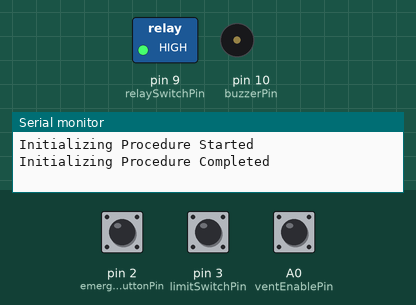
A sketch run on a simulated Arduino Uno, built with avr-gcc and run on an emulated ATmega328P. On the bench: switched loads named in the sketch (green lamp = pin HIGH), buzzer (waves = sounding, pin HIGH), the last lines printed to the serial monitor. Inputs (shaded band) come from the test bench; at power-on: pin 2 (emergencyButtonPin) LOW, pin 3 (limitSwitchPin) LOW, A0 (ventEnablePin) HIGH.

Above: at 1.2 s.
1.3 s: pin 2 (emergencyButtonPin) pulled HIGH for 1 s
At 2.6 s:
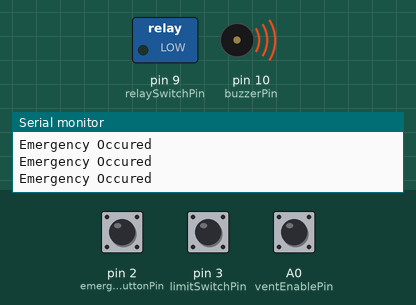
12.5 s: pin 2 (emergencyButtonPin) pulled HIGH for 3.2 s
At 13.0 s:
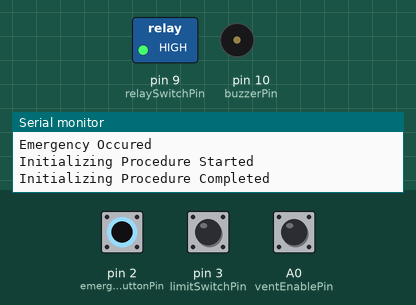
Timing chart, 0 to 17.2 s (numbered marks = the images above; inputs shaded):
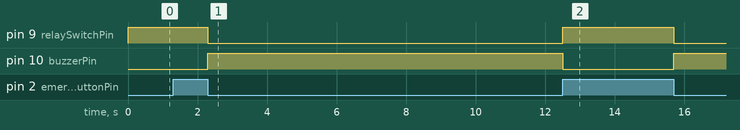

Measured:
- after the input at 1.3 s, pin 9 (relaySwitchPin): HIGH → LOW after 1.0 s; pin 10 (buzzerPin): LOW → HIGH after 1.0 s
- after the input at 12.5 s, pin 9 (relaySwitchPin): LOW → HIGH at once, → LOW 3.2 s later; pin 10 (buzzerPin): HIGH → LOW at once, → HIGH 3.2 s later

The sketch:

EmergencyProtocol.ino
```cpp
/**
 * Emergency Protocol Code
 * Version          : 0.3
 * Author           : Sandyl Nursigadoo, Tavish Hookoom
 * Date Created     : 12/04/2020 (DD :MM :YYYY)
 * Date Modified    : 25/04/2020
 **/

#define Debug // debugging message for emergency verification (uncomment to see the debug message on serial monitor)

// connected arduino pins
const int emergencyButtonPin = 2;
const int limitSwitchPin     = 3;
const int relaySwitchPin     = 9;
const int buzzerPin          = 10;
const int ventEnablePin      = A0;

// flag for status of emergency scenario
bool initializationCheck    = false;
bool ventStatus      = false;
bool emergencyMotor  = false;
bool emergencyToggle = false;

// calibration time for maximum time for limit switch to be trigger
const int timeCalibration       = 7000;   // maximum inhalation plus exhalation time
const int bootTimeCalibration   = 14000;  // maximum zero-in time
unsigned long counterLastPress;

// flag for if limit switch was toggled
bool limitSwitchFlag;

void setup() {
  // put your setup code here, to run once:
  // emergency button
  pinMode(emergencyButtonPin, INPUT);
  attachInterrupt(digitalPinToInterrupt(emergencyButtonPin), EmergencyISR, FALLING);

  // limit switch
  pinMode(limitSwitchPin, INPUT);
  attachInterrupt(digitalPinToInterrupt(limitSwitchPin), LimitSwitchISR, CHANGE);

  // relay switch
  pinMode(relaySwitchPin, OUTPUT);
  digitalWrite(relaySwitchPin, HIGH);

  // buzzer
  pinMode(buzzerPin, OUTPUT);

  // ventilator status from mainboard
  pinMode(ventEnablePin, INPUT);

  #ifdef Debug
    Serial.begin(9600);
    while (!Serial) {
      ; // wait for serial port to connect. Needed for native USB
    }
  #endif
}

void loop() {
  #pragma Emergency Protocol
    if (emergencyToggle == true || emergencyMotor == true) {
      // whenever emergency button or and error with limit switch identifying an issue on motor
      digitalWrite(relaySwitchPin, LOW);
      digitalWrite(buzzerPin, HIGH);
      #ifdef Debug
        Serial.println("Emergency Occured");
      #endif
    }

    if (digitalRead(emergencyButtonPin) == HIGH && emergencyToggle == true) {
      // reset when evergency button is released
      digitalWrite(relaySwitchPin, HIGH);
      digitalWrite(buzzerPin, LOW);
      emergencyToggle = false;
      emergencyMotor = false;
      ventStatus = false;
      initializationCheck = false;
    }
  #pragma endregion

  if (initializationCheck == false) {
    #ifdef Debug
      Serial.println("Initializing Procedure Started");
    #endif

    while(digitalRead(ventEnablePin) == LOW) {
      CheckMotorRunning(bootTimeCalibration);
      if(emergencyMotor == true){
        break;
      }
    }
    initializationCheck = true;
    #ifdef Debug
      Serial.println("Initializing Procedure Completed");
    #endif
  }

  if (initializationCheck == true) {
    CheckMotorRunning(timeCalibration);
  }

}

void CheckMotorRunning(int _timeCheck) {
    if (digitalRead(ventEnablePin) == LOW && ventStatus == false) {
      ventStatus = true;
      counterLastPress = millis();
      #ifdef Debug
        Serial.println("Ventilator Operational");
      #endif
    } else if (digitalRead(ventEnablePin) == HIGH && ventStatus == true) {
      ventStatus = false;
      #ifdef Debug
        Serial.println("Ventilator Not Operational");
      #endif
    }

    if (ventStatus == true && emergencyMotor == false) {
      if (limitSwitchFlag == 1) {
        #ifdef Debug
          Serial.println("Tap");
        #endif
        counterLastPress = millis();
        limitSwitchFlag = 0;
      }

      int pinState = digitalRead(limitSwitchPin);

      if (millis() - counterLastPress >= _timeCheck) {

        Serial.println(millis() - counterLastPress);
        emergencyMotor = true;
        if (pinState == HIGH) {
          #ifdef Debug
            Serial.println("Error! Constant High!!");
          #endif
          emergencyMotor = true;
        } else {
          #ifdef Debug
            Serial.println("Error! Missed Limit Switch!!");
          #endif
          emergencyMotor = true;
        }
      }
    }
}

void EmergencyISR() {
  digitalWrite(relaySwitchPin, LOW);
  digitalWrite(buzzerPin, HIGH);
  emergencyToggle = true;
}

void LimitSwitchISR() {
  limitSwitchFlag = 1;
}
```
